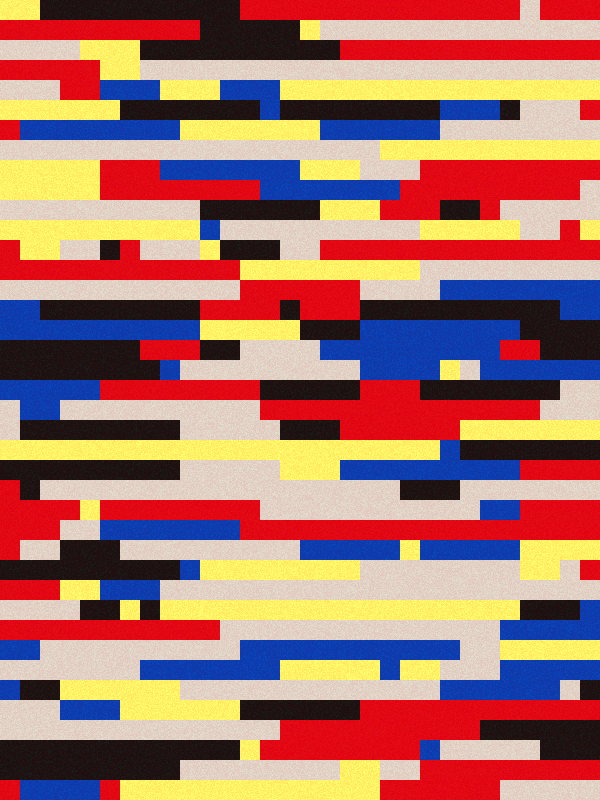
Frame 1 (no input)
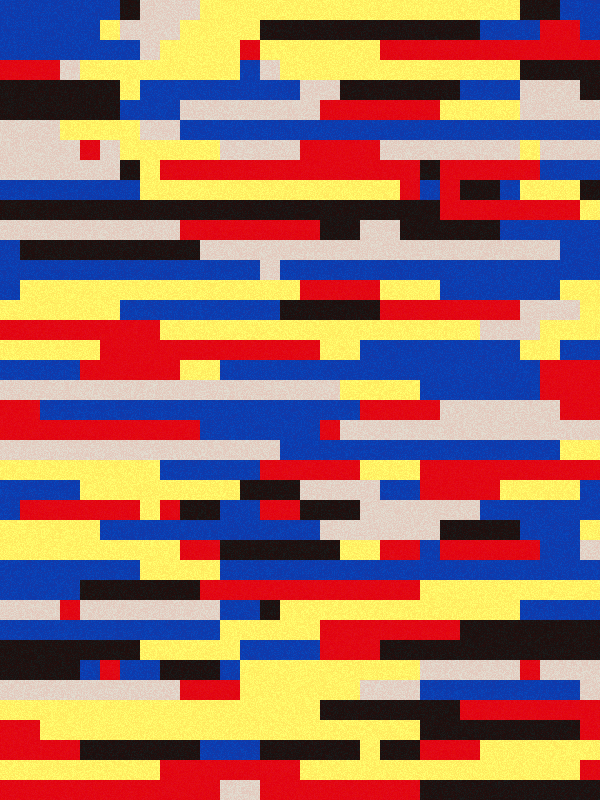
Frame 2 (the mouse pressed at the canvas centre, redrawn once)

The p5.js sketch that drew these frames (run headless with seeded random() and noise() and a simulated clock; the mouse was pressed at the canvas centre and the sketch redrawn once):

// p5.js sketch
// ── sketch.js
let unitGrid = 20;
let cols, rows;
// b bl r y
let palette = ["#130F0E", "#023AAE", "#DB0010", "#FEF263", "#DAD0C4"];

function setup() {
    createCanvas(600, 800);

    bg = color("#DAD0C4");
    background(bg);

    cols = width / unitGrid;
    rows = height / unitGrid;
}

function draw() {
    background(bg);

    let c = randomColor();

    for (let y = 0; y < rows; y++) {
        for (let x = 0; x < cols; x++) {
            if (random(1) < 0.2) c = randomColor();
            drawUnitRect(x, y, c);
        }
    }

    // Gorilla Grain
    gorillaGrain(15);

    noLoop();
}

function drawUnitRect(x, y, color) {
    push();
    fill(color);
    noStroke();
    // noFill();
    // stroke(color);
    rect(x * unitGrid, y * unitGrid, unitGrid, unitGrid);
    pop();
}

function randint(low, high) {
    return floor(random(low, high + 1));
}

function randomSign() {
    return pow(-1, randint(1, 2));
}

function randomColor() {
    return random(shuffle(palette));
}

function gorillaGrain(gA) {
    loadPixels();
    let d = pixelDensity();
    let halfImage = 4 * (width * d) * (height * d);
    for (let i = 0; i < halfImage; i += 4) {
        grainAmount = map(random(), 0, 1, -gA, gA);
        pixels[i] = pixels[i] + gA / 2;
        pixels[i + 1] = pixels[i + 1] + grainAmount;
        pixels[i + 2] = pixels[i + 2] + grainAmount;
        pixels[i + 3] = pixels[i + 3] + grainAmount;
    }
    updatePixels();
}
